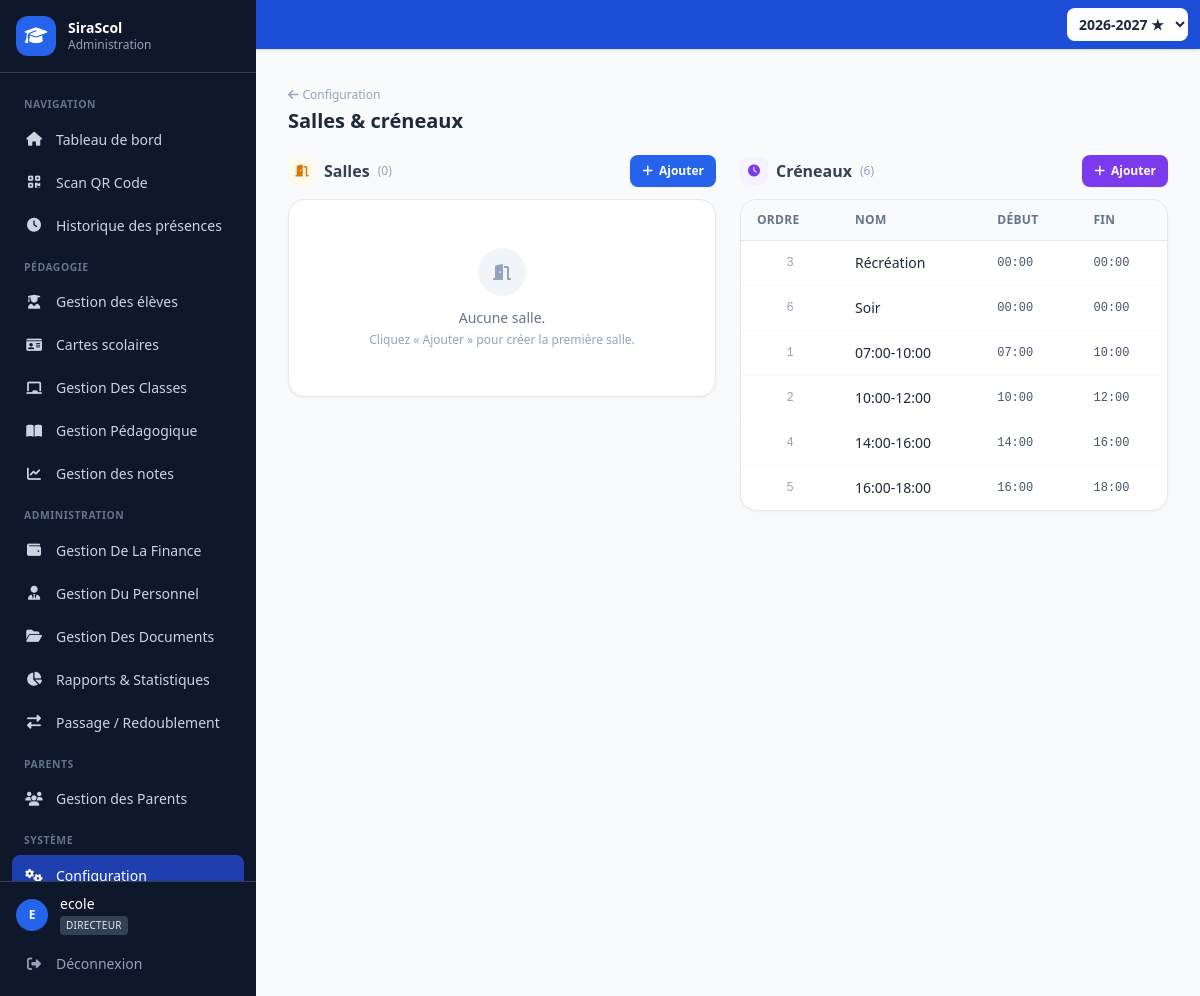
The page /configuration/salles/ (signed in) on the database its author committed.
### timetable/models.py (models this page shows, shortened)
class TimeSlot(models.Model):
    name = models.CharField(max_length=30)  # ex: "1ère heure"
    start_time = models.TimeField()
    end_time = models.TimeField()
    order = models.PositiveIntegerField(default=1)
    class Meta:
        verbose_name = 'Créneau'
        verbose_name_plural = 'Créneaux'
        ordering = ['order']

### core/config_views.py (the view)
# urls.py: path('configuration/salles/', config_views.room_list, name='config_rooms'),
@role_required('admin', 'directeur')
def room_list(request):
    from timetable.models import Room, TimeSlot
    return render(request, 'core/config_rooms.html', {
        'rooms': Room.objects.all(),
        'slots': TimeSlot.objects.all().order_by('start_time'),
    })

### templates/core/config_rooms.html (shortened to what this page needs)
{% extends "base.html" %}
{% block content %}
<div class="flex items-center justify-between mb-5">
  <div>
    <a href="{% url 'core:config_home' %}" class="text-xs text-slate-400 hover:text-blue-600"><i class="fas fa-arrow-left mr-1"></i>Configuration</a>
    <h1 class="text-xl font-bold text-slate-800 mt-0.5">Salles & créneaux</h1>
  </div>
</div>
<div class="grid grid-cols-1 lg:grid-cols-2 gap-6">
  <div>
    <div class="flex items-center justify-between mb-3">
      <h2 class="font-semibold text-slate-700 flex items-center gap-2">
        <span class="w-7 h-7 rounded-lg bg-amber-50 text-amber-600 flex items-center justify-center text-xs"><i class="fas fa-door-open"></i></span>
        Salles <span class="text-xs text-slate-400 font-normal">({{ rooms|length }})</span>
      </h2>
      <button onclick="document.getElementById('modal-room').classList.remove('hidden')"
        class="inline-flex items-center gap-1.5 bg-blue-600 hover:bg-blue-700 text-white text-xs font-semibold px-3 py-2 rounded-lg shadow-sm">
        <i class="fas fa-plus"></i> Ajouter
      </button>
    </div>
    <div class="bg-white rounded-2xl border overflow-hidden shadow-sm">
      {% if rooms %}
      <table class="w-full text-sm">
        <thead>
          <tr class="bg-slate-50 border-b text-xs text-slate-500 uppercase tracking-wide">
            <th class="text-left px-4 py-3 font-semibold">#</th>
            <th class="text-left px-4 py-3 font-semibold">Nom de la salle</th>
          </tr>
        </thead>
        <tbody class="divide-y divide-slate-50">
          {% for r in rooms %}
          <tr class="hover:bg-slate-50 transition-colors">
            <td class="px-4 py-3 text-slate-400 font-mono text-xs">{{ forloop.counter }}</td>
            <td class="px-4 py-3 font-medium text-slate-800">{{ r.name }}</td>
          </tr>
          {% endfor %}
        </tbody>
      </table>
      {% else %}
      <div class="py-12 text-center">
        <div class="w-12 h-12 rounded-full bg-slate-100 flex items-center justify-center mx-auto mb-3">
          <i class="fas fa-door-open text-slate-400"></i>
        </div>
        <p class="text-sm text-slate-500">Aucune salle.</p>
        <p class="text-xs text-slate-400 mt-1">Cliquez « Ajouter » pour créer la première salle.</p>
      </div>
      {% endif %}
    </div>
  </div>
  <div>
    <div class="flex items-center justify-between mb-3">
      <h2 class="font-semibold text-slate-700 flex items-center gap-2">
        <span class="w-7 h-7 rounded-lg bg-violet-50 text-violet-600 flex items-center justify-center text-xs"><i class="fas fa-clock"></i></span>
        Créneaux <span class="text-xs text-slate-400 font-normal">({{ slots|length }})</span>
      </h2>
      <button onclick="document.getElementById('modal-slot').classList.remove('hidden')"
        class="inline-flex items-center gap-1.5 bg-violet-600 hover:bg-violet-700 text-white text-xs font-semibold px-3 py-2 rounded-lg shadow-sm">
        <i class="fas fa-plus"></i> Ajouter
      </button>
    </div>
    <div class="bg-white rounded-2xl border overflow-hidden shadow-sm">
      {% if slots %}
      <table class="w-full text-sm">
        <thead>
          <tr class="bg-slate-50 border-b text-xs text-slate-500 uppercase tracking-wide">
            <th class="text-left px-4 py-3 font-semibold">Ordre</th>
            <th class="text-left px-4 py-3 font-semibold">Nom</th>
            <th class="text-left px-4 py-3 font-semibold">Début</th>
            <th class="text-left px-4 py-3 font-semibold">Fin</th>
          </tr>
        </thead>
        <tbody class="divide-y divide-slate-50">
          {% for s in slots %}
          <tr class="hover:bg-slate-50 transition-colors">
            <td class="px-4 py-3 text-slate-400 font-mono text-xs text-center">{{ s.order }}</td>
            <td class="px-4 py-3 font-medium text-slate-800">{{ s.name }}</td>
            <td class="px-4 py-3 text-slate-600 font-mono text-xs">{{ s.start_time|time:"H:i" }}</td>
            <td class="px-4 py-3 text-slate-600 font-mono text-xs">{{ s.end_time|time:"H:i" }}</td>
          </tr>
          {% endfor %}
        </tbody>
      </table>
      {% endif %}
    </div>
  </div>
</div>
{% endblock %}

### templates/base.html (shortened to what this page needs)
<!DOCTYPE html>
<html lang="fr">
<head>
    <script src="https://cdn.tailwindcss.com"></script>
    <link rel="stylesheet" href="https://cdnjs.cloudflare.com/ajax/libs/font-awesome/6.5.0/css/all.min.css">
</head>
<body class="bg-gray-50 min-h-screen app-mobile">
    {% if user.is_authenticated %}
    {% if user.is_authenticated and all_academic_years %}
    <div class="sticky top-0 z-40 bg-blue-700 text-white px-3 py-2 flex items-center justify-between gap-2 shadow year-bar-offset">
      <span class="text-xs sm:text-sm font-medium truncate"> Année de travail</span>
      <form method="get" action="{% url 'core:set_year' %}" class="flex items-center">
        <select name="year" onchange="this.form.submit()"
          class="text-xs sm:text-sm rounded-lg border-0 text-slate-800 px-2 py-1.5 font-semibold bg-white min-w-[7.5rem]">
          {% for y in all_academic_years %}
          <option value="{{ y.id }}" {% if selected_year and selected_year.id == y.id %}selected{% endif %}>
            {{ y.name }}{% if y.is_current %} ★{% endif %}
          </option>
          {% endfor %}
        </select>
      </form>
    </div>
    {% endif %}
    <div class="flex min-h-screen">
        <aside class="app-sidebar w-64 bg-slate-900 text-white flex-shrink-0 hidden md:flex flex-col">
            <div class="p-4 border-b border-slate-700">
                <div class="flex items-center gap-3">
                    <div class="w-10 h-10 rounded-xl bg-blue-600 flex items-center justify-center text-lg">
                        <i class="fas fa-graduation-cap"></i>
                    </div>
                    <div class="overflow-hidden">
                        <h1 class="text-sm font-bold truncate leading-tight">SiraScol</h1>
                        <p class="text-xs text-slate-400 truncate">
                            {% if user_role == 'enseignant' %}Espace enseignant
                            {% elif user_role == 'parent' %}Espace parent
                            {% elif user_role == 'comptable' %}Espace comptable
                            {% elif user_role == 'secretaire' %}Secrétariat
                            {% else %}Administration{% endif %}
                        </p>
                    </div>
                </div>
            </div>
            <nav class="sidebar-scroll p-3 space-y-0.5">
                {% if user_role == 'enseignant' %}
                <div class="nav-section">Mon espace</div>
                <a href="{% url 'core:dashboard' %}" class="nav-link {% if request.path == '/' or request.resolver_match.url_name == 'dashboard' %}active{% endif %}">
                    <i class="fas fa-home w-5 text-center"></i> Accueil
                </a>
                <a href="{% url 'teachers:portal_classes' %}" class="nav-link {% if '/personnel/espace' in request.path or '/enseignants/espace' in request.path %}active{% endif %}">
                    <i class="fas fa-chalkboard w-5 text-center"></i> Mes classes
                </a>
                <a href="{% url 'grades:classes' %}" class="nav-link {% if '/notes' in request.path and 'bulletin' not in request.path %}active{% endif %}">
                    <i class="fas fa-pen w-5 text-center"></i> Porter les notes
                </a>
                <a href="{% url 'eleve:teacher_homework' %}" class="nav-link {% if '/mon-espace/enseignant' in request.path %}active{% endif %}">
                    <i class="fas fa-book-open w-5 text-center"></i> Devoirs à donner
                </a>
                <a href="{% url 'attendance:list' %}" class="nav-link {% if request.resolver_match.app_name == 'attendance' %}active{% endif %}">
                    <i class="fas fa-user-check w-5 text-center"></i> Faire l’appel
                </a>
                <a href="{% url 'timetable:home' %}" class="nav-link {% if request.resolver_match.app_name == 'timetable' %}active{% endif %}">
                    <i class="fas fa-calendar-alt w-5 text-center"></i> Emploi du temps
                </a>
                <a href="{% url 'grades:bulletin_list' %}" class="nav-link {% if 'bulletin' in request.path %}active{% endif %}">
                    <i class="fas fa-file-alt w-5 text-center"></i> Bulletins
                </a>
                <div class="nav-section">Infos</div>
                <a href="{% url 'communication:documents' %}" class="nav-link {% if '/communication' in request.path %}active{% endif %}">
                    <i class="fas fa-folder-open w-5 text-center"></i> Documents
                </a>
                <a href="{% url 'communication:inbox' %}" class="nav-link {% if 'messages' in request.path %}active{% endif %}">
                    <i class="fas fa-envelope w-5 text-center"></i> Messages
                </a>
                {% else %}
                <div class="nav-section">Navigation</div>
                <a href="{% url 'core:dashboard' %}" class="nav-link {% if request.path == '/' or request.resolver_match.url_name == 'dashboard' %}active{% endif %}">
                    <i class="fas fa-home w-5 text-center"></i> Tableau de bord
                </a>
                {% if can_nav_students %}
                <a href="{% url 'attendance:scan' %}" class="nav-link {% if '/absences/scan' in request.path %}active{% endif %}">
                    <i class="fas fa-qrcode w-5 text-center"></i> Scan QR Code
                </a>
                {% endif %}
                {% if can_nav_attendance %}
                <a href="{% url 'attendance:history' %}" class="nav-link {% if '/absences/historique' in request.path %}active{% endif %}">
                    <i class="fas fa-clock w-5 text-center"></i> Historique des présences
                </a>
                {% endif %}
                <div class="nav-section">Pédagogie</div>
                {% if can_nav_students %}
                <a href="{% url 'students:list' %}" class="nav-link ">
                    <i class="fas fa-user-graduate w-5 text-center"></i> Gestion des élèves
                </a>
                {% if can_nav_students %}
                <a href="{% url 'students:cards_home' %}" class="nav-link {% if '/cartes' in request.path %}active{% endif %}">
                    <i class="fas fa-id-card w-5 text-center"></i> Cartes scolaires
                </a>
                {% endif %}
                {% endif %}
                {% if can_nav_classrooms %}
                <a href="{% url 'academics:classroom_list' %}" class="nav-link {% if request.resolver_match.app_name == 'academics' or '/classes' in request.path %}active{% endif %}">
                    <i class="fas fa-chalkboard w-5 text-center"></i> Gestion Des Classes
                </a>
                {% endif %}
                {% if can_nav_grades or can_nav_bulletins %}
                <a href="{% url 'timetable:home' %}" class="nav-link {% if '/emploi' in request.path or request.resolver_match.app_name == 'timetable' %}active{% endif %}">
                    <i class="fas fa-book-open w-5 text-center"></i> Gestion Pédagogique
                </a>
                {% endif %}
                {% if can_nav_grades %}
                <a href="{% url 'grades:classes' %}" class="nav-link {% if '/notes' in request.path or request.resolver_match.app_name == 'grades' %}active{% endif %}">
                    <i class="fas fa-chart-line w-5 text-center"></i> Gestion des notes
                </a>
                {% endif %}
                <div class="nav-section">Administration</div>
                {% if can_nav_finance %}
                <a href="{% url 'finance:classes' %}" class="nav-link {% if '/finance' in request.path %}active{% endif %}">
                    <i class="fas fa-wallet w-5 text-center"></i> Gestion De La Finance
                </a>
                {% endif %}
                {% if can_nav_teachers %}
                <a href="{% url 'teachers:list' %}" class="nav-link {% if '/enseignants' in request.path or request.resolver_match.app_name == 'teachers' %}active{% endif %}">
                    <i class="fas fa-user-tie w-5 text-center"></i> Gestion Du Personnel
                </a>
                {% endif %}
                {% if can_nav_announcements %}
                <a href="{% url 'communication:list' %}" class="nav-link {% if request.resolver_match.app_name == 'communication' %}active{% endif %}">
                    <i class="fas fa-folder-open w-5 text-center"></i> Gestion Des Documents
                </a>
                {% endif %}
                {% if can_nav_reports %}
                <a href="{% url 'core:reports' %}" class="nav-link {% if '/rapports' in request.path %}active{% endif %}">
                    <i class="fas fa-chart-pie w-5 text-center"></i> Rapports & Statistiques
                </a>
                {% endif %}
                {% if can_nav_promotion %}
                <a href="{% url 'students:promotion_home' %}" class="nav-link {% if 'fin-annee' in request.path or 'promotion' in request.resolver_match.url_name|default:'' %}active{% endif %}">
                    <i class="fas fa-exchange-alt w-5 text-center"></i> Passage / Redoublement
                </a>
                {% endif %}
                {% if can_nav_parents %}
                <div class="nav-section">Parents</div>
                <a href="{% url 'students:parent_list' %}" class="nav-link {% if '/parents' in request.path or 'parent' in request.resolver_match.url_name|default:'' %}active{% endif %}">
                    <i class="fas fa-users w-5 text-center"></i> Gestion des Parents
                </a>
                {% endif %}
                <div class="nav-section">Système</div>
                {% if can_nav_config %}
                <a href="{% url 'core:config_home' %}" class="nav-link {% if '/configuration' in request.path %}active{% endif %}">
                    <i class="fas fa-cogs w-5 text-center"></i> Configuration
                </a>
                {% endif %}
                            {% endif %}
            </nav>
            <div class="sidebar-footer p-3 border-t border-slate-700">
                <div class="flex items-center gap-3 mb-2 px-1">
                    <div class="w-8 h-8 rounded-full bg-blue-600 flex items-center justify-center text-xs font-bold">
                        {{ user.first_name|first|upper|default:user.username|first|upper }}
                    </div>
                    <div class="overflow-hidden flex-1">
                        <p class="text-sm font-medium truncate">{{ user.get_full_name|default:user.username }}</p>
                        <p class="text-[10px] mt-0.5">
                          <span class="inline-block px-1.5 py-0.5 rounded bg-slate-700 text-slate-200 uppercase tracking-wide">
                            {% if user_role_label %}{{ user_role_label }}{% elif user.profile %}{{ user.profile.get_role_display }}{% else %}Utilisateur{% endif %}
                          </span>
                        </p>
                    </div>
                </div>
                <form method="post" action="{% url 'accounts:logout' %}" class="m-0">
                    <button type="submit" class="nav-link text-slate-400 hover:text-white w-full text-left cursor-pointer border-0 bg-transparent">
                        <i class="fas fa-sign-out-alt w-5 text-center"></i> Déconnexion
                    </button>
                </form>
            </div>
        </aside>
        <div class="app-content flex-1 flex flex-col min-w-0">
            <main class="flex-1 p-3 sm:p-4 md:p-8 overflow-x-auto app-main">
                {% block content %}{% endblock %}
            </main>
        </div>
    </div>
    {% else %}
        {% block auth_content %}{% endblock %}
    {% endif %}
</body>
</html>

### rows shown on the page
TimeSlot: order "3", name "Récréation", start_time "00:00", end_time "00:00"
TimeSlot: order "6", name "Soir", start_time "00:00", end_time "00:00"
TimeSlot: order "1", name "07:00-10:00", start_time "07:00", end_time "10:00"
TimeSlot: order "2", name "10:00-12:00", start_time "10:00", end_time "12:00"
TimeSlot: order "4", name "14:00-16:00", start_time "14:00", end_time "16:00"
TimeSlot: order "5", name "16:00-18:00", start_time "16:00", end_time "18:00"

### other values the page prints
{{ user.first_name|first|upper|default:user.username|first|upper }} "E"
{{ user.get_full_name|default:user.username }} "ecole"
{{ user_role_label }} "DIRECTEUR"
{{ rooms|length }} "0"
{{ slots|length }} "6"
form field year "2026-2027 ★"
